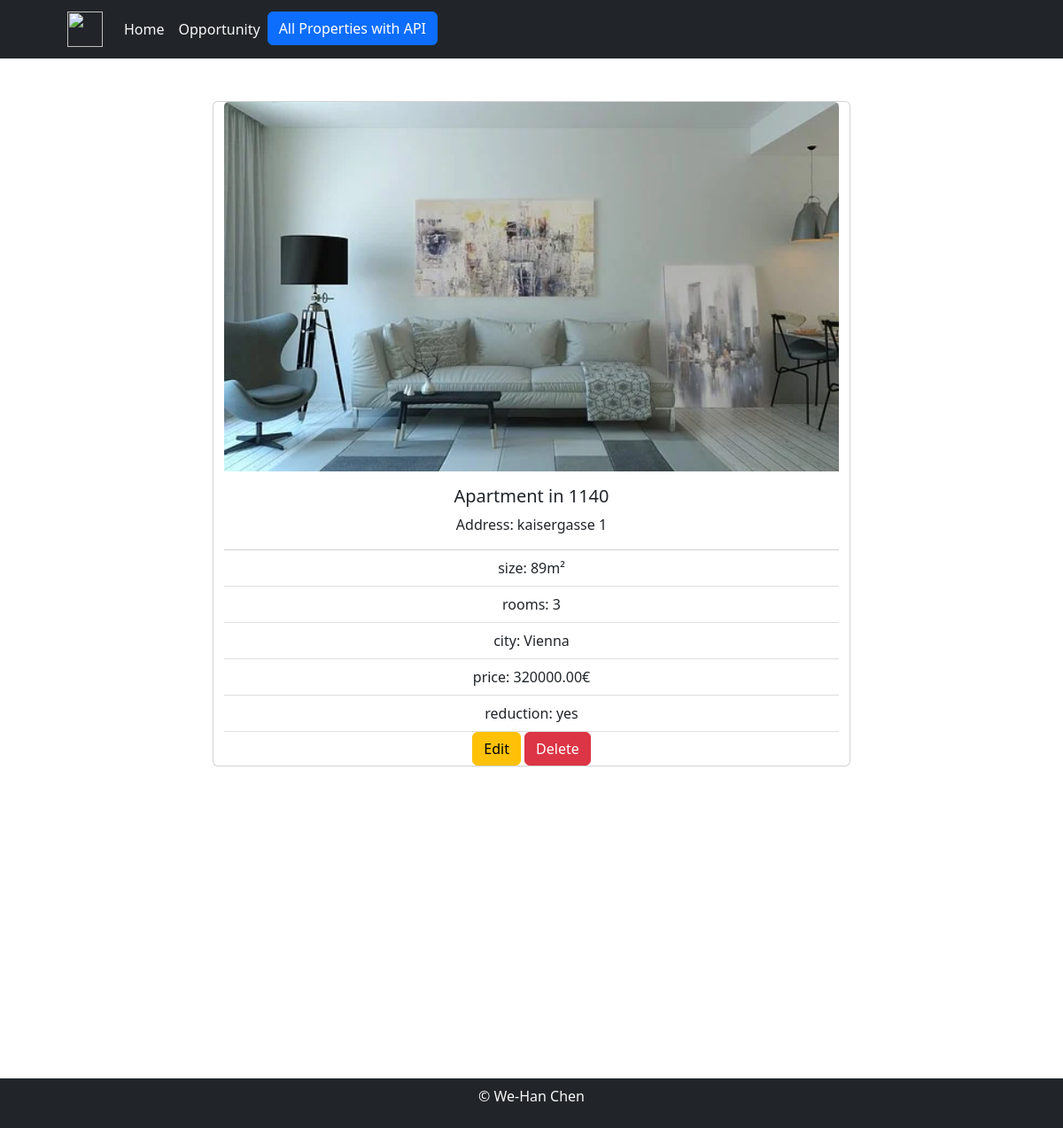
Page /details.php?id=1 on the committed database.
### tables this page shows
CREATE TABLE `properties` (
  `id` int(11) NOT NULL,
  `title` varchar(100) NOT NULL,
  `size` int(11) NOT NULL,
  `rooms` int(11) NOT NULL,
  `city` varchar(50) NOT NULL,
  `price` decimal(11,2) NOT NULL,
  `address` varchar(50) NOT NULL,
  `latitude` decimal(10,5) DEFAULT NULL,
  `longitude` decimal(10,5) DEFAULT NULL,
  `image` varchar(255) DEFAULT NULL,
  `reduction` enum('yes','no') NOT NULL
);

### details.php (the view, shortened to what this page needs)
<?php
require_once 'actions/db_connect.php';
require_once 'components/boot.php';
$sql = "SELECT * FROM properties WHERE id = $_GET[id]";
$result = mysqli_query($connect, $sql);
$tbody = "";
if (mysqli_num_rows($result) > 0) {
  while ($row = mysqli_fetch_assoc($result)) {
    $tbody .= "<br>
        <div class='mt-4 mb-4 row text-center justify-content-center animate__animated animate__fadeInLeft'>
        <div class='card' style='width: 45rem;'>
  <img class='card-img-top' src='pictures/" . $row['image'] . "'>
  <div class='card-body'>
    <h5 class='card-title'>" . $row['title'] . "</h5>
    <p class='card-text'>Address: " . $row['address'] . "</p>
  </div>
  <ul class='list-group list-group-flush'>
    <li class='list-group-item'>size: " . $row['size'] . "m²</li>
    <li class='list-group-item'>rooms: " . $row['rooms'] . "</li>
    <li class='list-group-item'>city: " . $row['city'] . "</li>
    <li class='list-group-item'>price: " . $row['price'] . "€</li>
    <li class='list-group-item'>reduction: " . $row['reduction'] . "</li>
    <div class='col-12'>
    <a href='update.php?id=" . $row['id'] . "'><button class='button btn btn-warning' type='button'>Edit</button></a>
    <a href='delete.php?id=" . $row['id'] . "'><button class='button btn btn-danger' type='button'>Delete</button></a>
    </div>
    </ul>
  </div>
</div>
        <br>
        ";
  };
}
?>
<!DOCTYPE html>
<html lang="en">
<head>
    <link rel="stylesheet" href="css/style.scss">
    <?php require_once 'components/boot.php' ?>
</head>
<body class="bbc">
    <?php require_once 'components/navbar.php' ?>
    <div class="container">
        <?php
        echo $tbody;
        ?>
    </div>
    <div id="map"></div>
    <br>
    <?php require_once 'components/footer.php' ?>
</body>
</html>

### details.php (style rules this page uses)
#map { margin: auto; height: 35%; width: 35%; }

### rows in the picture
properties: image (picture), title "Apartment in 1140", address "kaisergasse 1", size "89", rooms "3", city "Vienna", price "320000.00", reduction "yes"
